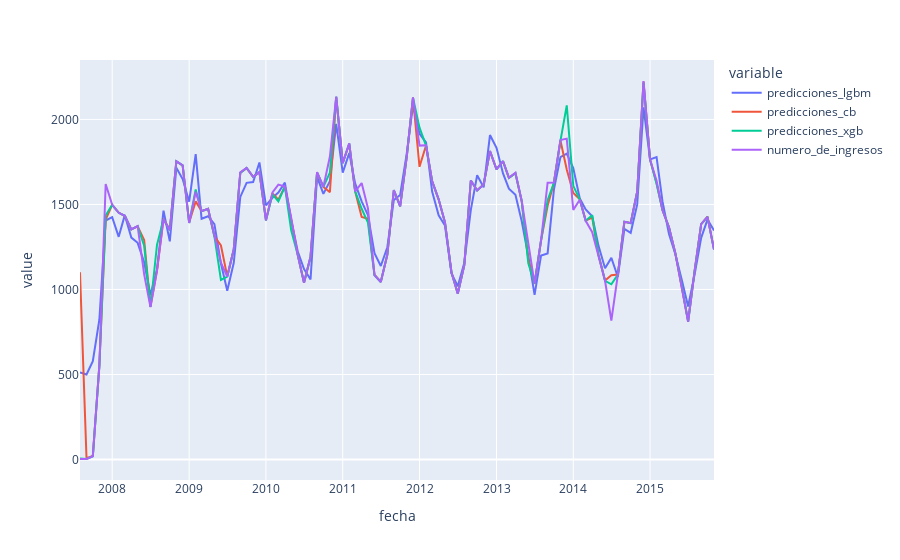

Write notebook code for a chart like this one.
### Code cell
px.line(df_num_ingresos,x='fecha',y=['predicciones_lgbm','predicciones_cb','predicciones_xgb','numero_de_ingresos'])
